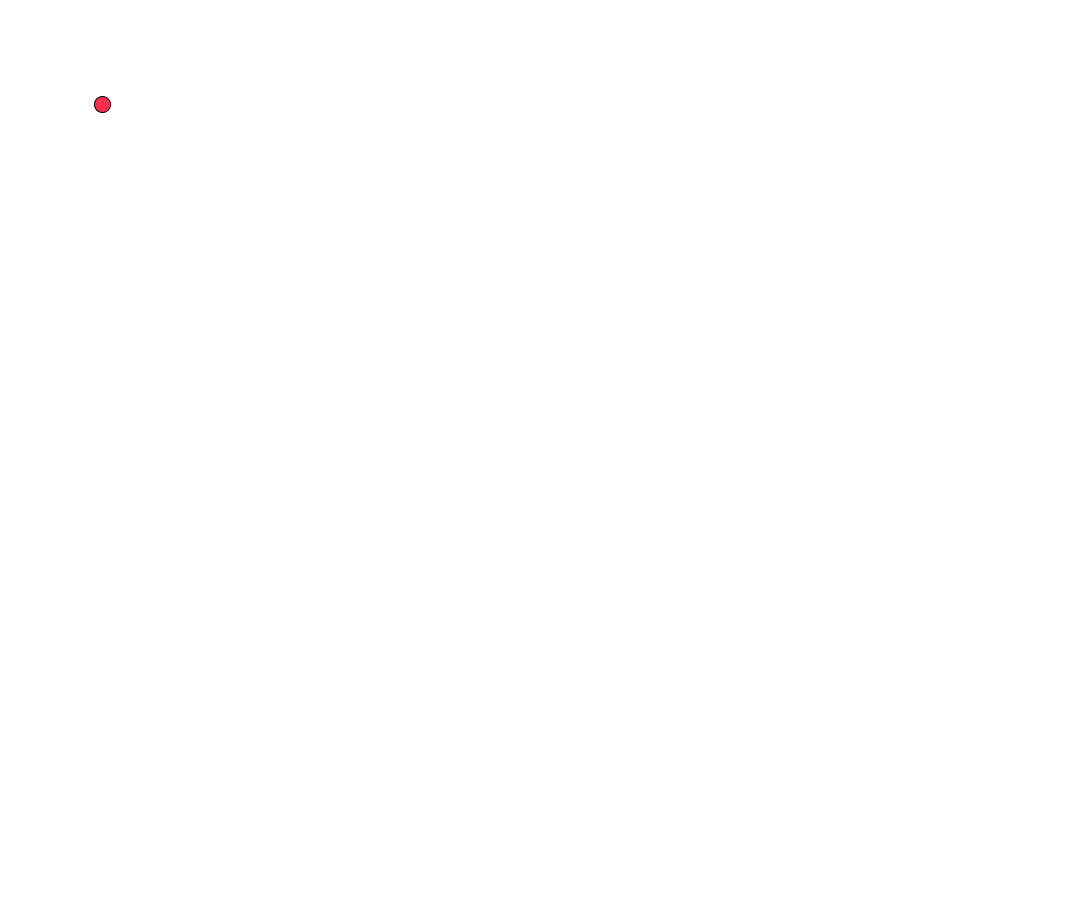
Frame 1 (no input)
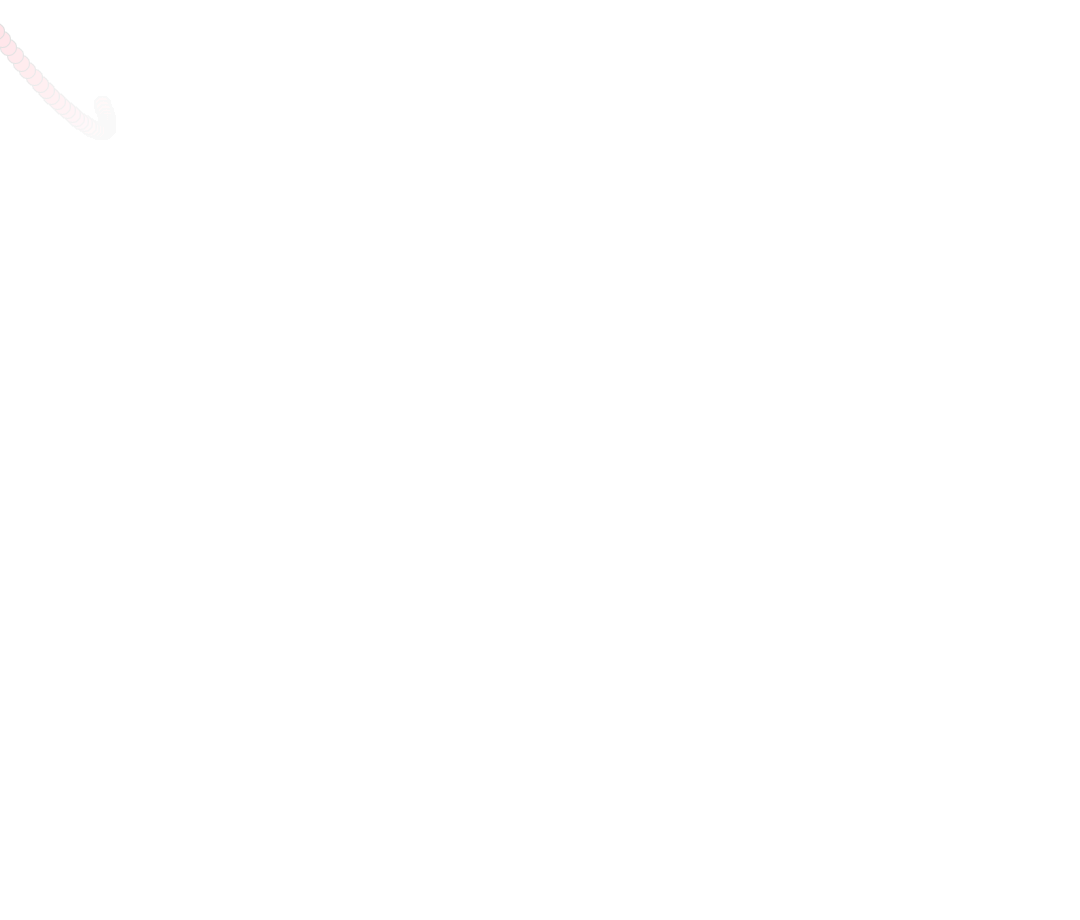
Frame 60 (the mouse pressed at the canvas centre just before this capture)
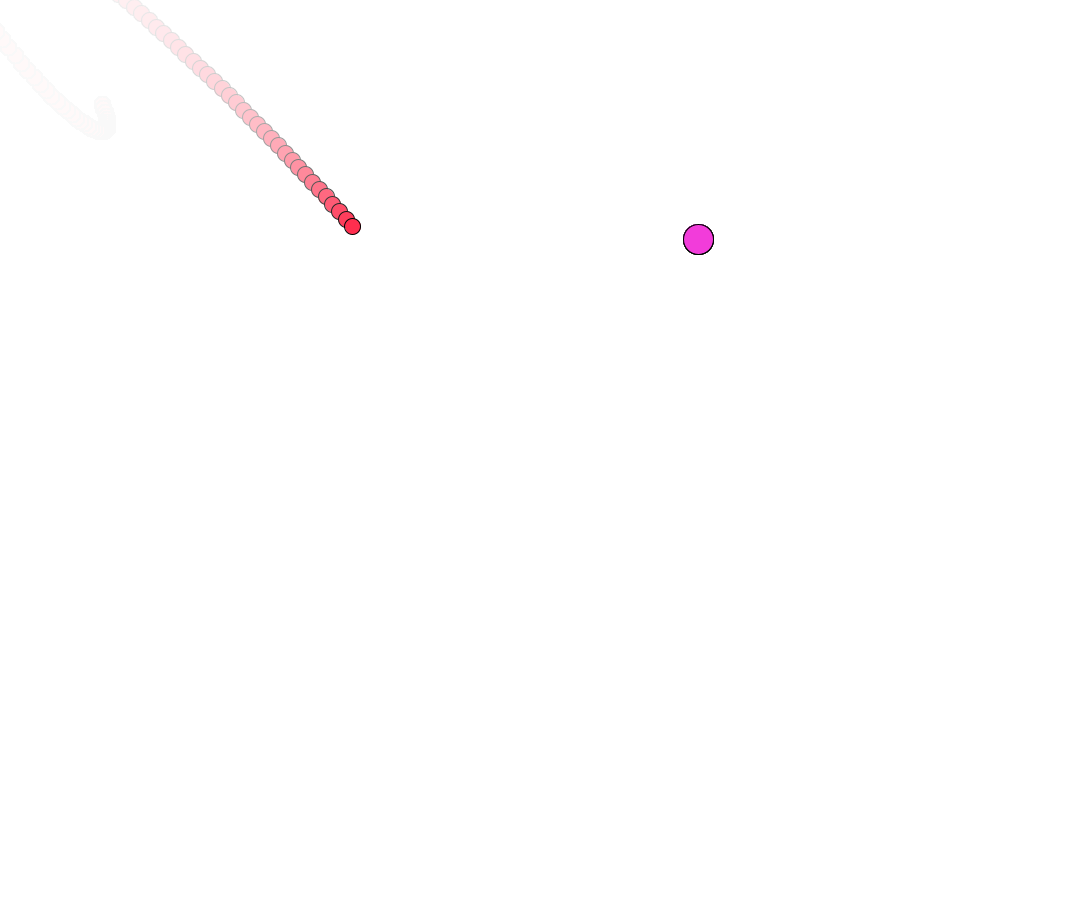
Frame 120 (the mouse held since frame 60 and released just before this capture)

The Processing sketch that drew these frames (run headless with seeded random() and noise(); from frame 60 on, the mouse is pressed at the canvas centre):

// Processing sketch: vectors_cv3
// ── vectors_cv3.pde
int timer;
Player player;
ArrayList<Food> food;
void setup() {
  size(1080, 920);
  background(255);
  player = new Player();
  food = new ArrayList();
  timer = 0;
}

void draw() {
  cleanBackground();

  if (timer == 60) {
    food.add(new Food());
    timer = 0;
  }

  for (Food f : food) {
    f.display();
  }

  //for (int i = 0; i < food.size(); i++){
  //   Food f = food.get(i);
  //   f.display(); 
  //}


  
  player.checkAllFood();
  
  for (int i = food.size() - 1; i > 0; i--) {
    Food f = food.get(i);
    f.display();
  }

  player.update();
  player.display();


  timer++;
}

void cleanBackground() {
  noStroke();
  fill(255, 20);
  rect(0, 0, width, height);
}

void mouseReleased(){
  PVector mouse = new PVector(mouseX, mouseY);
  PVector force = PVector.sub(mouse, player.location).setMag(30);  
  player.applyForce(force );
}

// ── Food.pde
class Food {
  PVector location;
  color c;
  float r;
  Food(){
    location = new PVector(random(0,width), random(0,height));
    c = color(random(0,255), random(0,255), random(0,255));
    //c = #CC6600;
    r = 30;
  }
   
  void display() {
    stroke(0);
    fill(c);
    ellipse(location.x, location.y, r, r);
  }
}

// ── Player.pde
class Player {
  PVector location;
  PVector velocity;
  PVector acc;
  PVector accMouse;
  float r;
  color c;

  Player() {
    location = new PVector(100, 100);
    velocity = new PVector(2.5, 5);
    acc = new PVector(0, 0);
    r = 16;
    c = #FF2E4E;
  }

  void checkAllFood() {
    for (int i = food.size() - 1; i >= 0; i--) {
      Food f = food.get(i);
      if (isOverlapping(f)) {
        //yes we eat food :)
        c=f.c;//get colour of food
        food.remove(i);
      } //else no
    }
  }

  boolean isOverlapping(Food f) {
    float d = dist(location.x, location.y, f.location.x, f.location.y);
    if (d < r/2 + f.r/2) {
      return true;
    } else {
      return false;
    }
  }
  
  void applyForce(PVector force){
    acc.add(force);
  }
  
  
  
  void update() {
    //get accMouse
    PVector mouse = new PVector(mouseX, mouseY);
    accMouse = PVector.sub(mouse, location);  
    accMouse.setMag(0.5);
    applyForce(accMouse);
    
    //update velocity
    velocity.add(acc);
    velocity.limit(10);

    // Add the current speed to the location.
    location.add(velocity);
    acc.mult(0);
  }

  void display() {
    stroke(0);
    fill(c);
    ellipse(location.x, location.y, r, r);
  }
}
